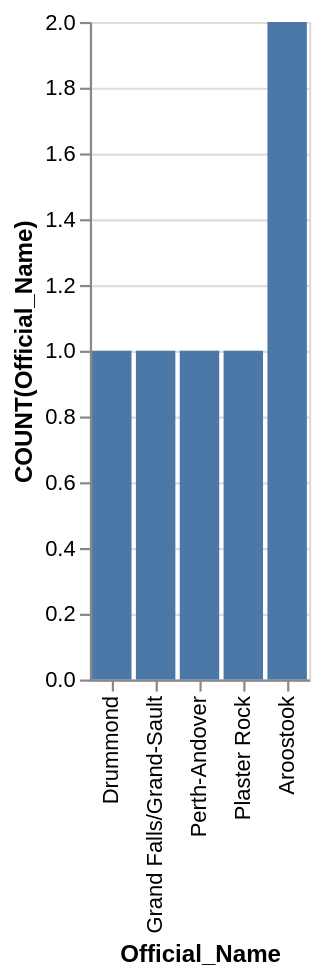

Vega-Lite specification stored for this chart:
### Vega-Lite specification from a JSON file in a GitHub repository (floating-point values rounded to 4 significant figures)
{"data": {"values": [{"x_data": "Drummond", "y_data": 1}, {"x_data": "Grand Falls/Grand-Sault", "y_data": 1}, {"x_data": "Perth-Andover", "y_data": 1}, {"x_data": "Plaster Rock", "y_data": 1}, {"x_data": "Aroostook", "y_data": 2}]}, "mark": "bar", "encoding": {"x": {"field": "x_data", "type": "nominal", "title": "Official_Name", "sort": {"op": "sum", "field": "y_data", "order": "ascending"}}, "y": {"field": "y_data", "type": "quantitative", "title": "COUNT(Official_Name)"}}}
